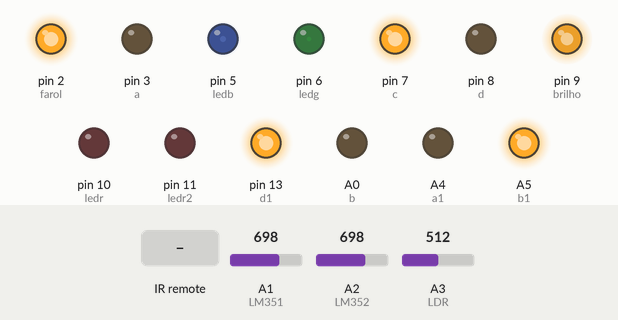
Simulated run of this sketch. Board: Arduino Uno, built with avr-gcc and run on an emulated ATmega328P. On the bench: output pins drawn as LEDs (lit = HIGH). The inputs (shaded band) are chosen by the test bench; at power-on: A1 (LM351) = 698, A2 (LM352) = 698, A3 (LDR) = 512. Pins used as bus, display or sensor lines are not drawn; what the sketch prints to the serial monitor is not drawn.

Above: at 5.2 s.
5.3 s: A1 (LM351) set to 753
At 5.62 s:
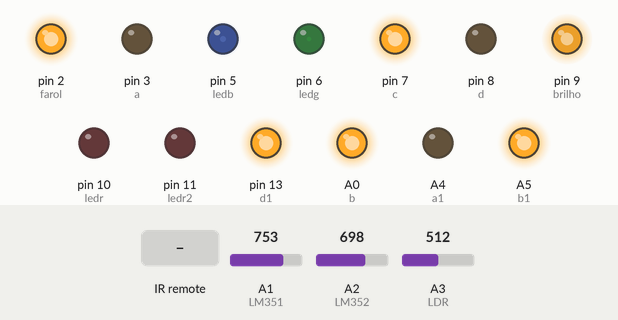
8.3 s: infrared code 0xE12428D7 received
At 8.65 s:
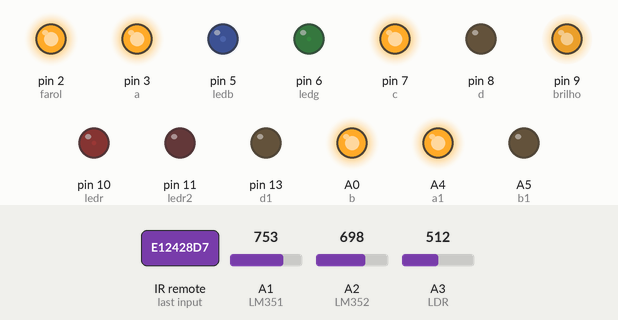
11.3 s: A2 (LM352) set to 802
14.3 s: infrared code 0xE12440BF received
At 14.92 s:
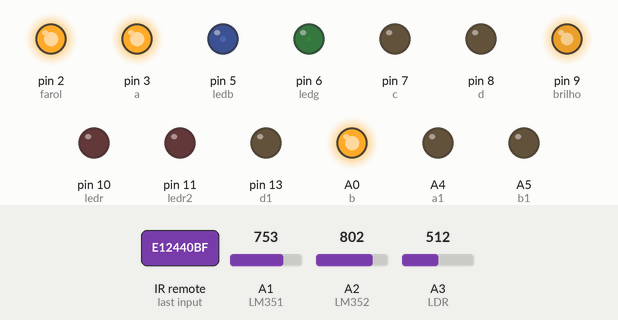
17.3 s: A1 (LM351) set to 802
20.3 s: infrared code 0xE124609F received
At 21.7 s:
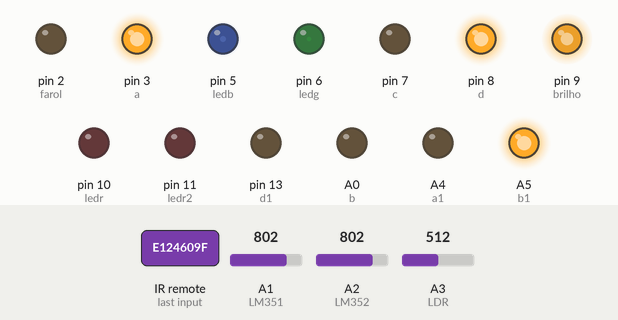
Timing chart, 0 to 23.3 s (numbered marks = the images above; inputs shaded):
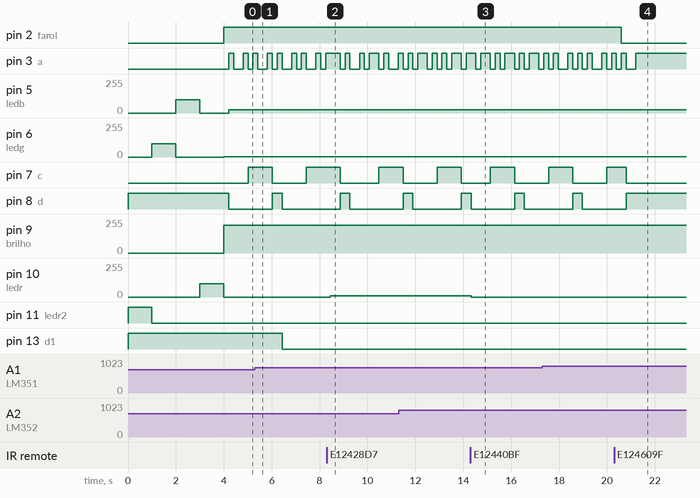

Measured:
- after the input at 8.3 s, pin 10 (ledr): 0/255 → 8/255 after 0.16 s
- after the input at 14.3 s, pin 10 (ledr): 8/255 → 0/255 at once
- after the input at 20.3 s, pin 2 (farol): HIGH → LOW after 0.29 s

The sketch:

Termometro_Fit_V2.2.ino
```cpp
/***************************************\
 **   Projeto Termometro Automotivo    **
 *                                      *
 **      com Sensor Crepuscular        **
 \***************************************/

#include <IRremote.h>
int RECV_PIN = 4;
IRrecv irrecv(RECV_PIN);
decode_results results;

// enderecamento de pinos
const int a = 3;
const int b = A0;
const int c = 7;
const int d = 8;
const int a1 = A4;
const int b1 = A5;
const int c1 = 12;
const int d1 = 13;
const int ledb = 5;
const int ledr = 10;
const int ledg = 6;
const int ledr2 = 11;
const int brilho = 9;
const int LDR = A3;
const int farol = 2;
const int LM351 = A1;
const int LM352 = A2;

// termometro 1
float adclido1 = 0;
int lertemperatura1 = 1;
float temperaturas1 [102];
byte temperatura1 = 0;

// termometro 2
float adclido2 = 0;
int lertemperatura2 = 1;
float temperaturas2 [102];
byte temperatura2 = 0;

// termometro para impressao
byte temperatura = 0;

// Numeracao do Display
byte unidade = 0;
byte dezena = 0;
int digito[] = {
  0, 0, 0, 0, 1, 0, 0, 0, 0, 1, 0, 0, 1, 1, 0, 0, 0, 0, 1, 0, 1, 0, 1, 0, 0, 1, 1, 0, 1, 1, 1, 0, 0, 0, 0, 1, 1, 0, 0, 1, 0, 1, 0, 1};
byte indice = 0;


// Iluminacao do Display
int ldrvalor = 0;
byte pwm = 255;
byte ledpwm = 4;

// Troca de tela temporizada
byte tela = 3;

// controle de tempo
unsigned int segundo1;
unsigned int segundo2;
unsigned int segundo3;
unsigned int segundo = 0;
unsigned long UtlTime;

// acionamento automatico do farol
boolean farolauto = 1;
boolean ledfarol = 0;

// Tempos em segundos
byte tempotela1 = 10;
byte tempotela2 = 20; //este tempo deve ser somado ao tempotela1. Para 10 segundos deve ser colocado tempotela1 + 10
byte tempoholdaceso = 5; // tempo que o circuito mantem o farol baixo aceso mesmo com iluminacao no LDR

void setup(){

  // definindo comunicacao serial
  Serial.begin(9600);
  irrecv.enableIRIn();
  //  analogWrite(ledg, ledpwm);


  // especificando tensao de referencia das portas analogicas para o LM35
  analogReference(INTERNAL); //Se estiver usando Arduino Mega, use INTERNAL1V1

  // definindo os pinos digitais como saida
  pinMode(a, OUTPUT);
  pinMode(b, OUTPUT);
  pinMode(c, OUTPUT);
  pinMode(d, OUTPUT);
  pinMode(a1, OUTPUT);
  pinMode(b1, OUTPUT);
  pinMode(c1, OUTPUT);
  pinMode(d1, OUTPUT);
  pinMode(ledr, OUTPUT);
  pinMode(ledb, OUTPUT);
  pinMode(ledr2, OUTPUT);
  pinMode(ledg, OUTPUT);
  pinMode(brilho, OUTPUT);
  pinMode(farol, OUTPUT);

  // definindo o numero de teste ao ligar
  unidade = 8;
  dezena = 8;

  // escrevendo a unidade
  indice = unidade * 4;
  digitalWrite(a, digito [indice + 0]);
  digitalWrite(b, digito [indice + 1]);
  digitalWrite(c, digito [indice + 2]);
  digitalWrite(d, digito [indice + 3]);

  // escrevendo a dezena
  indice = dezena * 4;
  digitalWrite(a1, digito [indice + 0]);
  digitalWrite(b1, digito [indice + 1]);
  digitalWrite(c1, digito [indice + 2]);
  digitalWrite(d1, digito [indice + 3]);

  analogWrite(ledr2, 255);
  delay(1000);
  analogWrite(ledg, 100);
  analogWrite(ledr2, 0);
 delay(1000);
   analogWrite(ledb, 100);
  analogWrite(ledg, 0);
 delay(1000);
    analogWrite(ledr, 100);
  analogWrite(ledb, 0);
 delay(1000);
   analogWrite(ledr, 0);
}

void loop(){

  // contando os segundos
  if(millis() - UtlTime < 0) {
    UtlTime=millis();
  }
  else {
    segundo=int((millis() - UtlTime) / 1000);
  }

  // vai para a rotina de sensor de iluminacao
  sensorluz();

  // vai para a rotina do termometro 1
  termometro1();

  // vai para a rotina do termometro 2
  termometro2();

  // Acende o Led Verde conforme opcao de auto ou off
  if (farolauto == 1) {
    analogWrite(ledr2, 255);
  }
  if (farolauto == 0) {
    analogWrite(ledr2, 0);
  }

  if (ledfarol == 1) {
    analogWrite(ledg, ledpwm);
  }

  if (ledfarol == 0) {
    digitalWrite(ledg, LOW);
  }

  //  analogWrite(ledr2, 0); // apaga o Led vermelho do IR

  // Decdificacao do IR
  if (irrecv.decode(&results)) {

    if (results.value == 0xE12440BF){ // Tecla 1 para temperatura interna
      tela = 1;
      analogWrite(ledr2, 255);
    }
    if (results.value == 0xE12428D7){ // Tecla 2 para temperatura externa
      tela = 2;
      analogWrite(ledr2, 255);
    }
    if (results.value == 0xE1246897){ // Tecla 3 para temperatura interna interna e externa
      tela = 3;
      segundo1 = segundo + tempotela1;
      segundo2 = segundo + tempotela2;
      analogWrite(ledr2, 255);
    }

    if (results.value == 0xE12448B7){ // Tecla ON para ligar o automatico do farol
      farolauto = 1;
      analogWrite(ledr2, 255);
    }
    if (results.value == 0xE124609F){ // Tecla MUTE para desligar o automatico do farol
      farolauto = 0;
      analogWrite(ledr2, 255);
    }

    irrecv.resume();

  }

  if (tela == 1) { // Indo para rotina do termometro 1
    analogWrite(ledb, ledpwm + 25);
    analogWrite(ledr, LOW);
    //    adclido = analogRead(LM351);
    //    termometro();
    temperatura = temperatura1;
    impressao(); // impressao dos dados no display
  }

  if (tela == 2) { // Indo para rotina do termometro 2
    analogWrite(ledr, ledpwm + 7);
    analogWrite(ledb, ledpwm + 25);
    //    adclido = analogRead(LM352);
    //    termometro();
    temperatura = temperatura2;
    impressao(); // impressao dos dados no display
  }

  if (tela == 3 && segundo < segundo1 && segundo < segundo2) { // Indo para rotina do termometro 1
    analogWrite(ledb, ledpwm + 25);
    analogWrite(ledr, LOW);
    //    adclido = analogRead(LM351);
    //    termometro();
    temperatura = temperatura1;
    impressao(); // impressao dos dados no display
  }
  if (tela == 3 && segundo > segundo1 && segundo < segundo2) { // Indo para rotina do termometro 2
    analogWrite(ledr, ledpwm + 7);
    analogWrite(ledb, ledpwm + 25);
    //    adclido = analogRead(LM352);
    //    termometro();
    temperatura = temperatura2;
    impressao(); // impressao dos dados no display
  }

  // rotina de contagem de mudanca de tela
  if (tela == 3 && segundo > segundo1 && segundo > segundo2) {
    segundo1 = segundo + tempotela1;
    segundo2 = segundo + tempotela2;
  }

  // incrementa o indice da leitura de temperatura
  lertemperatura1++;
  lertemperatura2++;

  digitalWrite(ledr2, LOW); // apaga o Led vermelho do IR

  //Serial.print(segundo);
  //Serial.print(" ");
  //Serial.print(" temperatura c1: ");
  //Serial.print(temperaturac1);
  //Serial.print(" temperatura: ");
  //Serial.print(temperatura);
  //Serial.print(" unidade: ");
  //Serial.print(unidade);
  //Serial.print(" dezena: ");
  //Serial.print(dezena);
  //Serial.print(" tela: ");
  //Serial.print(tela);
  //Serial.print(" contador tela: ");
  //Serial.print(contadortela);
Serial.print(" LDR: ");
Serial.print(ldrvalor);
Serial.println("  ");
delay(200);
}

void termometro1() { // Leitura do termometro

  adclido1 = analogRead(LM351);

  if (lertemperatura1 > 99) lertemperatura1 = 0;

  //    temperaturas1[lertemperatura1] = (adclido1 * 0.4887585532746823) - 0.5;
  temperaturas1[lertemperatura1] = (adclido1 * ((1.1/1023)*100)) - 0.5;

  temperaturas1[101]  = ( temperaturas1[0]   + temperaturas1[1]  + temperaturas1[2]
    + temperaturas1[3]  + temperaturas1[4]  + temperaturas1[5]  + temperaturas1[6]
    + temperaturas1[7]  + temperaturas1[8]  + temperaturas1[9]  + temperaturas1[10]
    + temperaturas1[11] + temperaturas1[12] + temperaturas1[13] + temperaturas1[14]
    + temperaturas1[15] + temperaturas1[16] + temperaturas1[17] + temperaturas1[18]
    + temperaturas1[19] + temperaturas1[20] + temperaturas1[21] + temperaturas1[22]
    + temperaturas1[23] + temperaturas1[24] + temperaturas1[25] + temperaturas1[26]
    + temperaturas1[27] + temperaturas1[28] + temperaturas1[29] + temperaturas1[30]
    + temperaturas1[31] + temperaturas1[32] + temperaturas1[33] + temperaturas1[34]
    + temperaturas1[35] + temperaturas1[36] + temperaturas1[37] + temperaturas1[38]
    + temperaturas1[39] + temperaturas1[40] + temperaturas1[41] + temperaturas1[42]
    + temperaturas1[43] + temperaturas1[44] + temperaturas1[45] + temperaturas1[46]
    + temperaturas1[47] + temperaturas1[48] + temperaturas1[49] + temperaturas1[50]
    + temperaturas1[51] + temperaturas1[52] + temperaturas1[53] + temperaturas1[54]
    + temperaturas1[55] + temperaturas1[56] + temperaturas1[57] + temperaturas1[58]
    + temperaturas1[59] + temperaturas1[60] + temperaturas1[61] + temperaturas1[62]
    + temperaturas1[63] + temperaturas1[64] + temperaturas1[65] + temperaturas1[66]
    + temperaturas1[67] + temperaturas1[68] + temperaturas1[69] + temperaturas1[70]
    + temperaturas1[71] + temperaturas1[72] + temperaturas1[73] + temperaturas1[74]
    + temperaturas1[75] + temperaturas1[76] + temperaturas1[77] + temperaturas1[78]
    + temperaturas1[79] + temperaturas1[80] + temperaturas1[81] + temperaturas1[82]
    + temperaturas1[83] + temperaturas1[84] + temperaturas1[85] + temperaturas1[86]
    + temperaturas1[87] + temperaturas1[88] + temperaturas1[89] + temperaturas1[90]
    + temperaturas1[91] + temperaturas1[92] + temperaturas1[93] + temperaturas1[94]
    + temperaturas1[95] + temperaturas1[96] + temperaturas1[97] + temperaturas1[98]
    + temperaturas1[99]) / 100;

  temperatura1 = temperaturas1[101];
}

void termometro2() { // Leitura do termometro

  adclido2 = analogRead(LM352);

  if (lertemperatura2 > 99) lertemperatura2 = 0;

  //    temperaturas2[lertemperatura2] = (adclido2 * 0.4887585532746823) - 0.5;
  temperaturas2[lertemperatura2] = (adclido2 * ((1.1/1023)*100)) - 0.5;

  temperaturas2[101]  = ( temperaturas2[0]   + temperaturas2[1]  + temperaturas2[2]
    + temperaturas2[3]  + temperaturas2[4]  + temperaturas2[5]  + temperaturas2[6]
    + temperaturas2[7]  + temperaturas2[8]  + temperaturas2[9]  + temperaturas2[10]
    + temperaturas2[11] + temperaturas2[12] + temperaturas2[13] + temperaturas2[14]
    + temperaturas2[15] + temperaturas2[16] + temperaturas2[17] + temperaturas2[18]
    + temperaturas2[19] + temperaturas2[20] + temperaturas2[21] + temperaturas2[22]
    + temperaturas2[23] + temperaturas2[24] + temperaturas2[25] + temperaturas2[26]
    + temperaturas2[27] + temperaturas2[28] + temperaturas2[29] + temperaturas2[30]
    + temperaturas2[31] + temperaturas2[32] + temperaturas2[33] + temperaturas2[34]
    + temperaturas2[35] + temperaturas2[36] + temperaturas2[37] + temperaturas2[38]
    + temperaturas2[39] + temperaturas2[40] + temperaturas2[41] + temperaturas2[42]
    + temperaturas2[43] + temperaturas2[44] + temperaturas2[45] + temperaturas2[46]
    + temperaturas2[47] + temperaturas2[48] + temperaturas2[49] + temperaturas2[50]
    + temperaturas2[51] + temperaturas2[52] + temperaturas2[53] + temperaturas2[54]
    + temperaturas2[55] + temperaturas2[56] + temperaturas2[57] + temperaturas2[58]
    + temperaturas2[59] + temperaturas2[60] + temperaturas2[61] + temperaturas2[62]
    + temperaturas2[63] + temperaturas2[64] + temperaturas2[65] + temperaturas2[66]
    + temperaturas2[67] + temperaturas2[68] + temperaturas2[69] + temperaturas2[70]
    + temperaturas2[71] + temperaturas2[72] + temperaturas2[73] + temperaturas2[74]
    + temperaturas2[75] + temperaturas2[76] + temperaturas2[77] + temperaturas2[78]
    + temperaturas2[79] + temperaturas2[80] + temperaturas2[81] + temperaturas2[82]
    + temperaturas2[83] + temperaturas2[84] + temperaturas2[85] + temperaturas2[86]
    + temperaturas2[87] + temperaturas2[88] + temperaturas2[89] + temperaturas2[90]
    + temperaturas2[91] + temperaturas2[92] + temperaturas2[93] + temperaturas2[94]
    + temperaturas2[95] + temperaturas2[96] + temperaturas2[97] + temperaturas2[98]
    + temperaturas2[99]) / 100;

  temperatura2 = temperaturas2[101];
}

void impressao() { // impressao dos dados no Display

  if (temperatura > 19 && temperatura < 30) {
    unidade = temperatura - 20;
    dezena = 2;
  }
  if (temperatura > 29 && temperatura < 40) {
    unidade = temperatura - 30;
    dezena = 3;
  }
  if (temperatura > 39 && temperatura < 50) {
    unidade = temperatura - 40;
    dezena = 4;
  }
  if (temperatura > 49 && temperatura < 60) {
    unidade = temperatura - 50;
    dezena = 5;
  }
  if (temperatura > 59 && temperatura < 70) {
    unidade = temperatura - 60;
    dezena = 6;
  }
  if (temperatura > 9 && temperatura < 20) {
    unidade = temperatura - 10;
    dezena = 1;
  }
  if (temperatura > -1 && temperatura < 10) {
    unidade = temperatura;
    dezena = 10;
  }

  indice = unidade * 4;
  digitalWrite(a, digito [indice + 0]);
  digitalWrite(b, digito [indice + 1]);
  digitalWrite(c, digito [indice + 2]);
  digitalWrite(d, digito [indice + 3]);

  indice = dezena * 4;
  digitalWrite(a1, digito [indice + 0]);
  digitalWrite(b1, digito [indice + 1]);
  digitalWrite(c1, digito [indice + 2]);
  digitalWrite(d1, digito [indice + 3]);
}

void sensorluz() { // Rotina do sensor de luz

    ldrvalor = analogRead(LDR);
  if (ldrvalor < 800) {
    segundo3 = segundo + tempoholdaceso;
    pwm = 210;
    ledpwm = 1;
    analogWrite(brilho, pwm); // escreve brilho do display
    if (farolauto == 1) {
      digitalWrite(farol, HIGH);
      ledfarol = 1;
    }
    if (farolauto == 0) {
      digitalWrite(farol, LOW);
    }
  }

  if (ldrvalor > 850 && segundo > segundo3) {
    pwm = 0;
    ledpwm = 4;
    analogWrite(brilho, pwm);
    if (farolauto == 1) {
      digitalWrite(farol, LOW);
      ledfarol = 0;
    }
  }
}
/*
Controle remoto do Kit Avancado
 Power = E12448B7
 Mute = E124609F
 Sel = E12418E7
 Vol Up = E12458A7
 Vol Down = E124A05F
 Number = E124E817
 1 = E12440BF
 2 = E12428D7
 3 = E1246897
 4 = E124B847
 5 = E124F00F
 6 = E1249867
 7 = E1247887
 8 = E124B04F
 9 = E124F807
 0 = E12430CF
 Band = E124D827
 Disp = E124C837
 */
```
